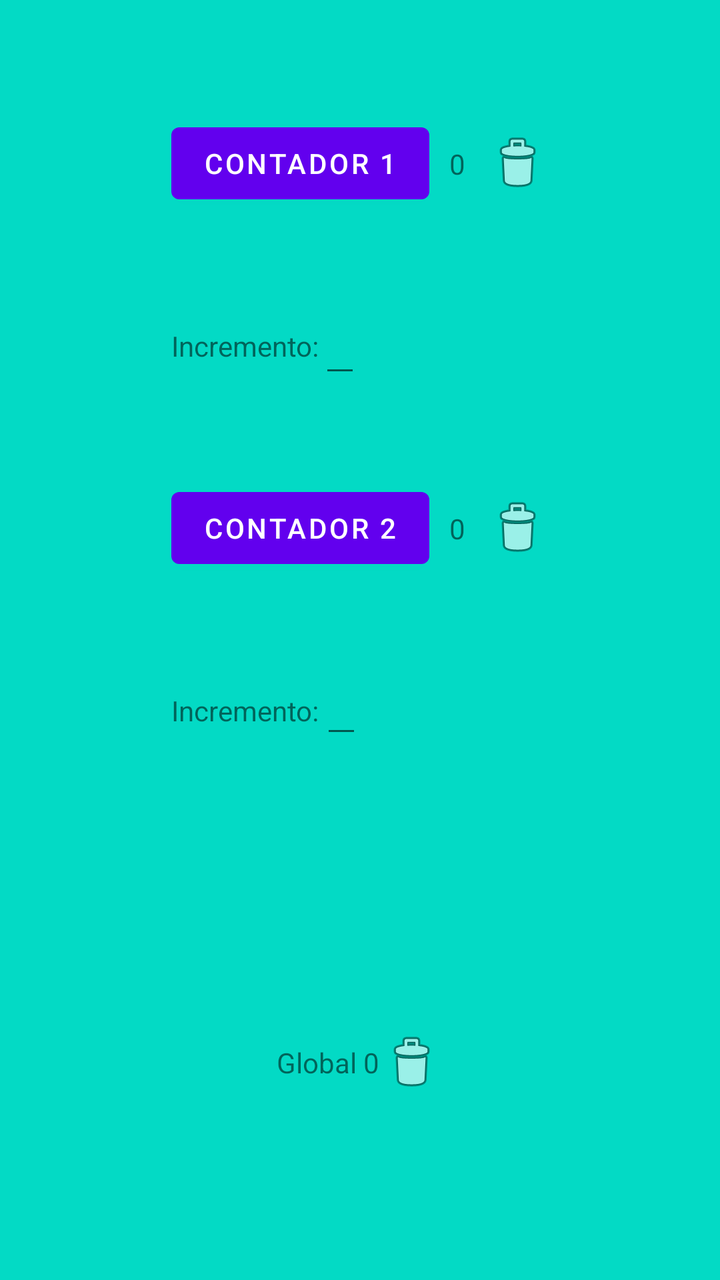
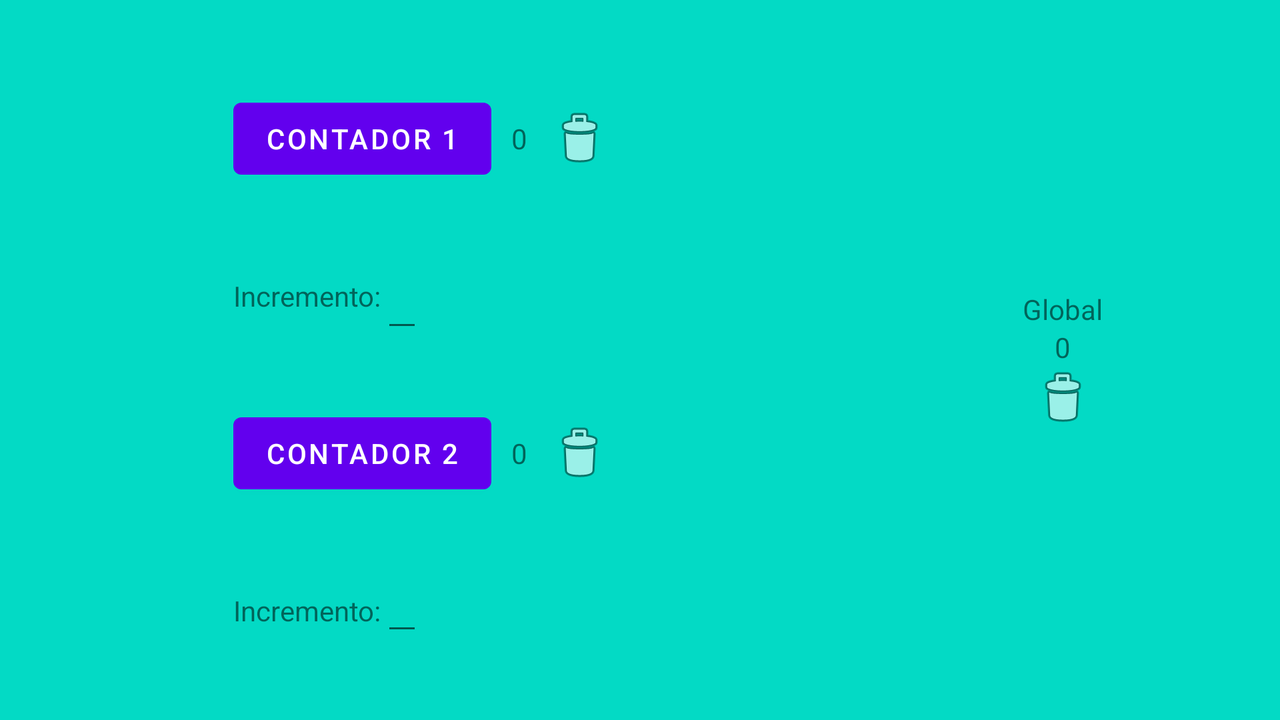

Compare how this app lays out the same screen by default and in its alternative resource folder. The renders come first, then the two layout files and the values they reference.
<!-- AndroidManifest.xml: application theme Theme.Penide_Estefania_examen1tAdultos -->
<!-- res/layout/activity_contador.xml -->
<?xml version="1.0" encoding="utf-8"?>
<androidx.constraintlayout.widget.ConstraintLayout xmlns:android="http://schemas.android.com/apk/res/android"
    xmlns:app="http://schemas.android.com/apk/res-auto"
    xmlns:tools="http://schemas.android.com/tools"
    android:layout_width="match_parent"
    android:layout_height="match_parent"
    android:background="@color/teal_200"
    tools:context=".ContadorActivity">

    

    <Button
        android:id="@+id/bContador1"
        android:layout_width="wrap_content"
        android:layout_height="wrap_content"
        android:text="CONTADOR 1"

        app:layout_constraintBottom_toTopOf="@+id/tvIncremento1"
        app:layout_constraintEnd_toStartOf="@+id/tvContador1"
        app:layout_constraintHorizontal_bias="0.5"
        app:layout_constraintHorizontal_chainStyle="packed"

        app:layout_constraintStart_toStartOf="parent"
        app:layout_constraintTop_toTopOf="parent" />

    <TextView
        android:id="@+id/tvContador1"
        android:layout_width="wrap_content"
        android:layout_height="wrap_content"
        android:layout_margin="10dp"
        android:text="0"
        app:layout_constraintBottom_toBottomOf="@+id/bContador1"
        app:layout_constraintEnd_toStartOf="@+id/iwDelContador1"
        app:layout_constraintHorizontal_bias="0.5"
        app:layout_constraintStart_toEndOf="@+id/bContador1"
        app:layout_constraintTop_toTopOf="@+id/bContador1" />

    <EditText
        android:id="@+id/etIncremento1"
        android:layout_width="wrap_content"
        android:layout_height="wrap_content"
        android:ems="10"
        android:inputType="text"
        android:lineHeight="1dp"
        app:layout_constraintBottom_toBottomOf="@+id/tvIncremento1"
        app:layout_constraintEnd_toEndOf="parent"
        app:layout_constraintHorizontal_bias="0.0"
        app:layout_constraintStart_toEndOf="@+id/tvIncremento1"
        app:layout_constraintTop_toTopOf="@+id/tvIncremento1" />

    <ImageView
        android:id="@+id/iwDelContador1"
        android:layout_width="wrap_content"
        android:layout_height="wrap_content"
        app:layout_constraintBottom_toBottomOf="@+id/bContador1"
        app:layout_constraintEnd_toEndOf="parent"
        app:layout_constraintHorizontal_bias="0.5"
        app:layout_constraintStart_toEndOf="@+id/tvContador1"
        app:layout_constraintTop_toTopOf="@+id/bContador1"
        app:srcCompat="@android:drawable/ic_menu_delete" />

    <Button
        android:id="@+id/bContador2"
        android:layout_width="wrap_content"
        android:layout_height="wrap_content"
        android:text="CONTADOR 2"

        app:layout_constraintBottom_toTopOf="@+id/tvIncremento2"
        app:layout_constraintEnd_toStartOf="@+id/tvContador2"
        app:layout_constraintHorizontal_bias="0.5"
        app:layout_constraintHorizontal_chainStyle="packed"

        app:layout_constraintStart_toStartOf="parent"
        app:layout_constraintTop_toBottomOf="@+id/tvIncremento1" />

    <TextView
        android:id="@+id/tvContador2"
        android:layout_width="wrap_content"
        android:layout_height="wrap_content"
        android:layout_margin="10dp"
        android:text="0"
        app:layout_constraintBottom_toBottomOf="@+id/bContador2"
        app:layout_constraintEnd_toStartOf="@+id/iwDelContador2"
        app:layout_constraintHorizontal_bias="0.5"
        app:layout_constraintStart_toEndOf="@+id/bContador2"
        app:layout_constraintTop_toTopOf="@+id/bContador2" />

    <EditText
        android:id="@+id/etIncremento2"
        android:layout_width="wrap_content"
        android:layout_height="wrap_content"
        android:ems="10"
        android:inputType="text"
        android:lineHeight="1dp"
        app:layout_constraintBottom_toBottomOf="@+id/tvIncremento2"
        app:layout_constraintEnd_toEndOf="parent"
        app:layout_constraintHorizontal_bias="0.005"
        app:layout_constraintStart_toEndOf="@+id/tvIncremento2"
        app:layout_constraintTop_toTopOf="@+id/tvIncremento2"
        app:layout_constraintVertical_bias="0.576" />

    <ImageView
        android:id="@+id/iwDelContador2"
        android:layout_width="wrap_content"
        android:layout_height="wrap_content"
        app:layout_constraintBottom_toBottomOf="@+id/bContador2"
        app:layout_constraintEnd_toEndOf="parent"
        app:layout_constraintHorizontal_bias="0.5"
        app:layout_constraintStart_toEndOf="@+id/tvContador2"
        app:layout_constraintTop_toTopOf="@+id/bContador2"
        app:srcCompat="@android:drawable/ic_menu_delete" />

    <ImageView
        android:id="@+id/ivDelGlobal"
        android:layout_width="wrap_content"
        android:layout_height="wrap_content"
        app:layout_constraintBottom_toBottomOf="@+id/tvGlobal"
        app:layout_constraintEnd_toEndOf="parent"
        app:layout_constraintHorizontal_bias="0.5"
        app:layout_constraintStart_toEndOf="@+id/tvGlobalNumero"
        app:layout_constraintTop_toTopOf="@+id/tvGlobal"
        app:srcCompat="@android:drawable/ic_menu_delete" />

    <TextView
        android:id="@+id/tvGlobal"
        android:layout_width="wrap_content"
        android:layout_height="wrap_content"
        android:text="Global "
        app:layout_constraintBottom_toBottomOf="parent"
        app:layout_constraintEnd_toStartOf="@+id/tvGlobalNumero"
        app:layout_constraintHorizontal_bias="0.5"
        app:layout_constraintHorizontal_chainStyle="packed"
        app:layout_constraintStart_toStartOf="parent"
        app:layout_constraintTop_toTopOf="@+id/guideline5" />

    <TextView
        android:id="@+id/tvGlobalNumero"
        android:layout_width="wrap_content"
        android:layout_height="wrap_content"
        android:text="0"
        app:layout_constraintBottom_toBottomOf="@+id/tvGlobal"
        app:layout_constraintEnd_toStartOf="@+id/ivDelGlobal"
        app:layout_constraintHorizontal_bias="0.5"
        app:layout_constraintStart_toEndOf="@+id/tvGlobal"
        app:layout_constraintTop_toTopOf="@+id/tvGlobal" />

   <TextView
        android:id="@+id/tvIncremento1"
        android:layout_width="wrap_content"
        android:layout_height="wrap_content"
        android:text="Incremento:"
        app:layout_constraintBottom_toTopOf="@+id/bContador2"
        app:layout_constraintStart_toStartOf="@+id/bContador1"
        app:layout_constraintTop_toBottomOf="@+id/bContador1" />

    <TextView
        android:id="@+id/tvIncremento2"
        android:layout_width="wrap_content"
        android:layout_height="wrap_content"
        android:text="Incremento:"
        app:layout_constraintBottom_toTopOf="@+id/guideline5"
        app:layout_constraintStart_toStartOf="@+id/bContador2"
        app:layout_constraintTop_toBottomOf="@+id/bContador2" />

    <androidx.constraintlayout.widget.Guideline
        android:id="@+id/guideline5"
        android:layout_width="wrap_content"
        android:layout_height="wrap_content"
        android:orientation="horizontal"
        app:layout_constraintGuide_percent="0.66" />




</androidx.constraintlayout.widget.ConstraintLayout>
<!-- resources referenced by this layout -->
<resources>
  <style name="Theme.Penide_Estefania_examen1tAdultos" parent="Theme.MaterialComponents.DayNight.DarkActionBar">
          
          <item name="colorPrimary">@color/purple_500</item>
          <item name="colorPrimaryVariant">@color/purple_700</item>
          <item name="colorOnPrimary">@color/white</item>
          
          <item name="colorSecondary">@color/teal_200</item>
          <item name="colorSecondaryVariant">@color/teal_700</item>
          <item name="colorOnSecondary">@color/black</item>
          
          <item name="android:statusBarColor" tools:targetApi="l">?attr/colorPrimaryVariant</item>
          
      </style>
</resources>
<!-- res/layout-land/activity_contador.xml (the repository's variant of the layout above) -->
<!-- drawn on the phone turned sideways -->
<?xml version="1.0" encoding="utf-8"?>
<androidx.constraintlayout.widget.ConstraintLayout xmlns:android="http://schemas.android.com/apk/res/android"
    xmlns:app="http://schemas.android.com/apk/res-auto"
    xmlns:tools="http://schemas.android.com/tools"
    android:layout_width="match_parent"
    android:layout_height="match_parent"
    android:background="@color/teal_200"
    tools:context=".ContadorActivity">

    <Button
        android:id="@+id/bContador1"
        android:layout_width="wrap_content"
        android:layout_height="wrap_content"
        android:text="CONTADOR 1"
        app:layout_constraintBottom_toTopOf="@+id/tvIncremento1"
        app:layout_constraintEnd_toStartOf="@+id/tvContador1"
        app:layout_constraintHorizontal_bias="0.5"
        app:layout_constraintHorizontal_chainStyle="packed"
        app:layout_constraintStart_toStartOf="parent"
        app:layout_constraintTop_toTopOf="parent" />

    <TextView
        android:id="@+id/tvContador1"
        android:layout_width="wrap_content"
        android:layout_height="wrap_content"
        android:layout_margin="10dp"
        android:text="0"
        app:layout_constraintBottom_toBottomOf="@+id/bContador1"
        app:layout_constraintEnd_toStartOf="@+id/iwDelContador1"
        app:layout_constraintHorizontal_bias="0.5"
        app:layout_constraintStart_toEndOf="@+id/bContador1"
        app:layout_constraintTop_toTopOf="@+id/bContador1" />

    <EditText
        android:id="@+id/etIncremento1"
        android:layout_width="wrap_content"
        android:layout_height="wrap_content"
        android:ems="10"
        android:inputType="text"
        android:lineHeight="1dp"
        app:layout_constraintBottom_toBottomOf="@+id/tvIncremento1"
        app:layout_constraintEnd_toStartOf="@+id/guideline4"
        app:layout_constraintHorizontal_bias="0.0"
        app:layout_constraintStart_toEndOf="@+id/tvIncremento1"
        app:layout_constraintTop_toTopOf="@+id/tvIncremento1"
        app:layout_constraintVertical_bias="0.384" />

    <TextView
        android:id="@+id/tvIncremento1"
        android:layout_width="wrap_content"
        android:layout_height="wrap_content"
        android:text="Incremento:"
        app:layout_constraintBottom_toTopOf="@+id/bContador2"
        app:layout_constraintStart_toStartOf="@+id/bContador1"
        app:layout_constraintTop_toBottomOf="@+id/bContador1" />

    <ImageView
        android:id="@+id/iwDelContador1"
        android:layout_width="wrap_content"
        android:layout_height="wrap_content"
        app:layout_constraintBottom_toBottomOf="@+id/bContador1"
        app:layout_constraintEnd_toStartOf="@+id/guideline4"
        app:layout_constraintHorizontal_bias="0.5"
        app:layout_constraintStart_toEndOf="@+id/tvContador1"
        app:layout_constraintTop_toTopOf="@+id/bContador1"
        app:srcCompat="@android:drawable/ic_menu_delete" />

    <Button
        android:id="@+id/bContador2"
        android:layout_width="wrap_content"
        android:layout_height="wrap_content"


        android:text="CONTADOR 2"
        app:layout_constraintBottom_toTopOf="@+id/tvIncremento2"
        app:layout_constraintEnd_toStartOf="@+id/tvContador2"
        app:layout_constraintHorizontal_bias="0.5"
        app:layout_constraintHorizontal_chainStyle="packed"
        app:layout_constraintStart_toStartOf="parent"
        app:layout_constraintTop_toBottomOf="@+id/tvIncremento1" />

    <TextView
        android:id="@+id/tvContador2"
        android:layout_width="wrap_content"
        android:layout_height="wrap_content"
        android:layout_margin="10dp"
        android:text="0"
        app:layout_constraintBottom_toBottomOf="@+id/bContador2"
        app:layout_constraintEnd_toStartOf="@+id/iwDelContador2"
        app:layout_constraintHorizontal_bias="0.5"
        app:layout_constraintStart_toEndOf="@+id/bContador2"
        app:layout_constraintTop_toTopOf="@+id/bContador2" />

    <EditText
        android:id="@+id/etIncremento2"
        android:layout_width="wrap_content"
        android:layout_height="wrap_content"
        android:ems="10"
        android:inputType="text"
        android:lineHeight="1dp"
        app:layout_constraintBottom_toBottomOf="@+id/tvIncremento2"
        app:layout_constraintEnd_toStartOf="@+id/guideline4"
        app:layout_constraintHorizontal_bias="0.0"
        app:layout_constraintStart_toEndOf="@+id/tvIncremento2"
        app:layout_constraintTop_toTopOf="@+id/tvIncremento2"
        app:layout_constraintVertical_bias="0.653" />

    <ImageView
        android:id="@+id/iwDelContador2"
        android:layout_width="wrap_content"
        android:layout_height="wrap_content"
        app:layout_constraintBottom_toBottomOf="@+id/bContador2"
        app:layout_constraintEnd_toStartOf="@+id/guideline4"
        app:layout_constraintHorizontal_bias="0.5"
        app:layout_constraintStart_toEndOf="@+id/tvContador2"
        app:layout_constraintTop_toTopOf="@+id/bContador2"
        app:srcCompat="@android:drawable/ic_menu_delete" />

    <TextView
        android:id="@+id/tvGlobal"
        android:layout_width="wrap_content"
        android:layout_height="wrap_content"
        android:text="Global"
        app:layout_constraintBottom_toTopOf="@+id/tvGlobalNumero"
        app:layout_constraintEnd_toEndOf="parent"
        app:layout_constraintStart_toStartOf="@+id/guideline4"
        app:layout_constraintTop_toTopOf="parent"
        app:layout_constraintVertical_chainStyle="packed" />

    <ImageView
        android:id="@+id/ivDelGlobal"
        android:layout_width="wrap_content"
        android:layout_height="wrap_content"
        app:layout_constraintBottom_toBottomOf="parent"
        app:layout_constraintEnd_toEndOf="@+id/tvGlobal"
        app:layout_constraintStart_toStartOf="@+id/tvGlobal"
        app:layout_constraintTop_toBottomOf="@+id/tvGlobalNumero"
        app:srcCompat="@android:drawable/ic_menu_delete" />

    <TextView
        android:id="@+id/tvIncremento2"
        android:layout_width="wrap_content"
        android:layout_height="wrap_content"
        android:text="Incremento:"
        app:layout_constraintBottom_toBottomOf="parent"
        app:layout_constraintStart_toStartOf="@+id/bContador2"
        app:layout_constraintTop_toBottomOf="@+id/bContador2" />

    <androidx.constraintlayout.widget.Guideline
        android:id="@+id/guideline4"
        android:layout_width="wrap_content"
        android:layout_height="wrap_content"
        android:orientation="vertical"
        app:layout_constraintGuide_percent="0.66" />

    <TextView
        android:id="@+id/tvGlobalNumero"
        android:layout_width="wrap_content"
        android:layout_height="wrap_content"
        android:text="0"
        app:layout_constraintBottom_toTopOf="@+id/ivDelGlobal"
        app:layout_constraintEnd_toEndOf="@+id/tvGlobal"
        app:layout_constraintStart_toStartOf="@+id/tvGlobal"
        app:layout_constraintTop_toBottomOf="@+id/tvGlobal" />
</androidx.constraintlayout.widget.ConstraintLayout>
